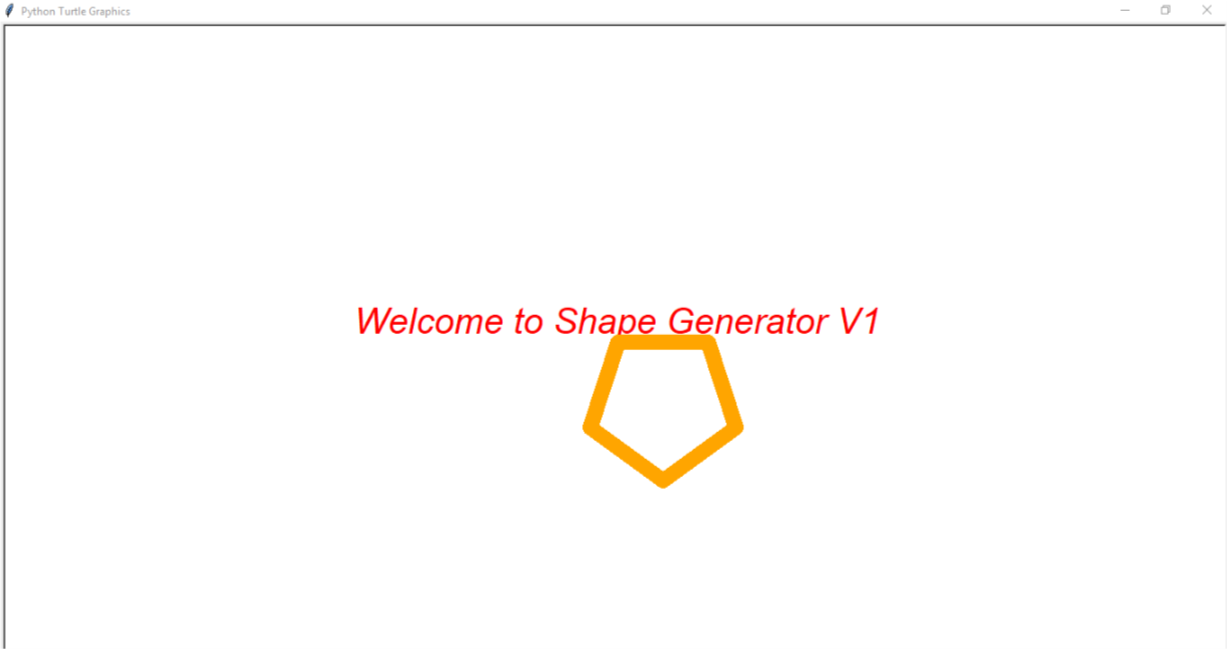

This chart was generated by the following Python code:
# -*- coding: utf-8 -*-
"""
Welcome to the Shape generator V1

@author: Saravanan T

last edited date - 1/7/2020
"""
import random
import turtle

screen = turtle.Screen()
screen.setup(1024, 720)
turtle.color('red')
style1 = ('Arial', 30, 'italic')
turtle.write('Welcome to Shape Generator V1', font=style1, align='center')
turtle.hideturtle()


class Polygon:
    color = ["red","yellow", "gold", "orange", "maroon", "violet", "magenta", "navy blue", "skyblue", "lightgreen", "green", "darkgreen", "brown", "gray"]
    picked_color = random.choice(color)
    def __init__(self, name, sides, length, color = picked_color):
        self.name = name
        self.sides = sides
        self.length = length
        self.color = color
        self.interior = (self.sides - 2) * 180
        self.angles = self.interior / self.sides
        
        
    def draw(self):
        turtle.pencolor(self.color)
        turtle.pensize(self.length/6)
        for i in range(self.sides):
            turtle.forward(self.length)
            turtle.right(180 - self.angles)
        turtle.done()



x = str(input("Please specify name of the Polygon"))
y = int(input("Please specify the number of sides"))
z = int(input("Please specify the length of the side"))

x = Polygon(x, y, z)
x.draw()

""" The code is still under developement, there are few bugs, if an error pops-up please run twice and the code will run 
thank you """
